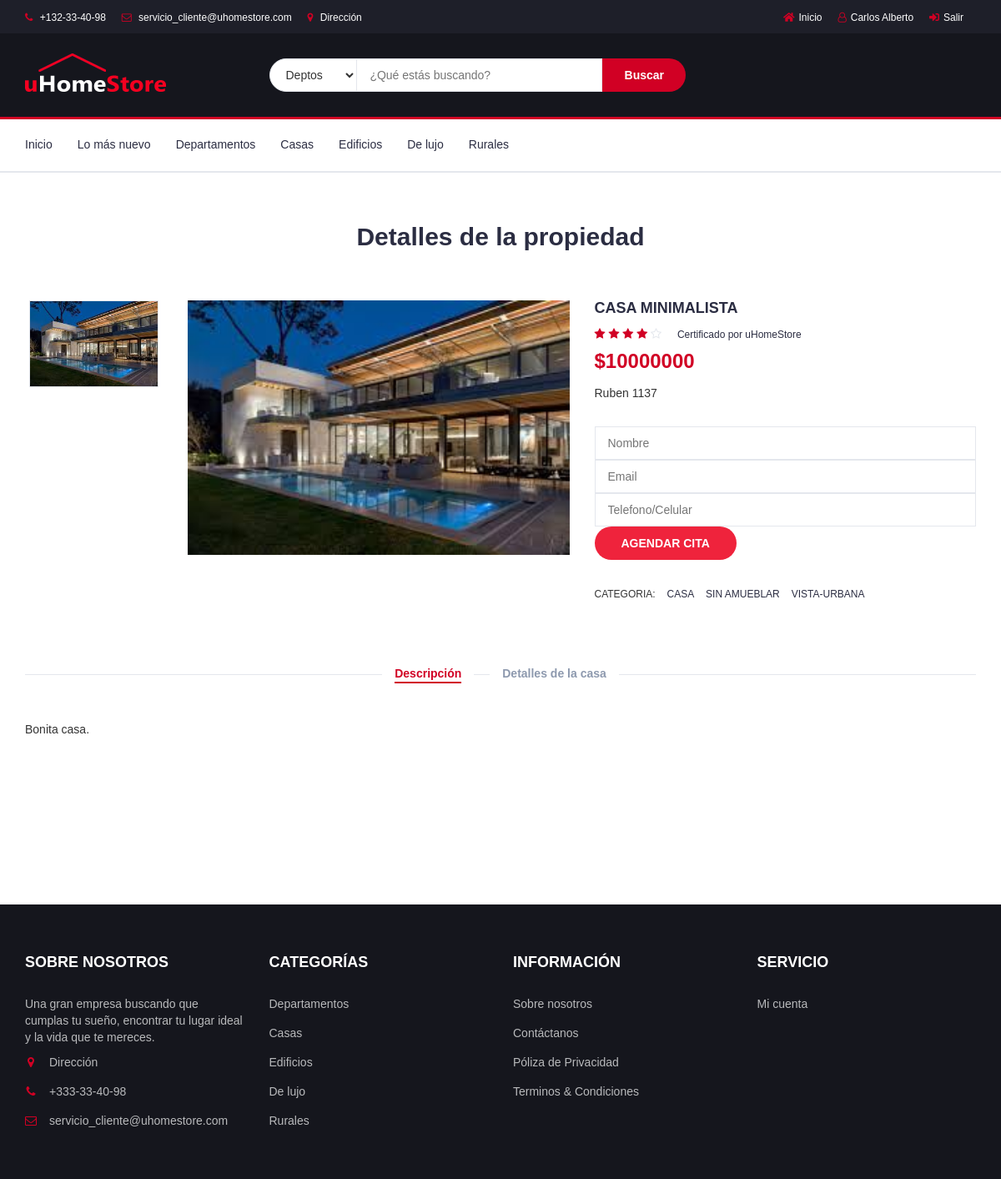
/verMas2.php?var1=1 (signed in), run on the app's committed database.
### tables this page shows
CREATE TABLE IF NOT EXISTS `inmobilaria` (
  `idinmobiliaria` int(11) NOT NULL AUTO_INCREMENT,
  `nombreIn` varchar(45) NOT NULL,
  `descripcionIn` varchar(200) NOT NULL,
  `precioIn` varchar(45) NOT NULL,
  `direccionIn` varchar(45) NOT NULL,
  `etiqueta1` varchar(45) NOT NULL,
  `etiqueta2` varchar(45) NOT NULL,
  `etiqueta3` varchar(45) NOT NULL,
  `etiqueta4` varchar(45) NOT NULL,
  `etiqueta5` varchar(45) NOT NULL,
  `imgIn` varchar(45) NOT NULL,
  `destino` varchar(200) NOT NULL,
  `detalles_iddetalles` int(11) NOT NULL,
  `empleados_idempleados` int(11) NOT NULL,
  `clientes_idclientes` int(11) NOT NULL,
  `status` enum('ACEPTADO','DENEGADO','REVISION') NOT NULL,
  `comentarios` varchar(200) DEFAULT NULL,
  PRIMARY KEY (`idinmobiliaria`),
  KEY `detalles_iddetalles` (`detalles_iddetalles`),
  KEY `empleados_idempleados` (`empleados_idempleados`),
  KEY `clientes_idclientes` (`clientes_idclientes`)
);

### verMas2.php (the view, shortened to what this page needs)
<?php
include 'z_serv.php';
if(isset($_SESSION['nombre'])) {
?>
<!DOCTYPE html>
<html lang="en">
	<head>
        <link rel="stylesheet" href="https://use.fontawesome.com/releases/v5.5.0/css/all.css" >
		<link type="text/css" rel="stylesheet" href="css/bootstrap.min.css"/>
		<link rel="stylesheet" href="css/font-awesome.min.css">
		<link type="text/css" rel="stylesheet" href="css/style.css"/>
    </head>
	<body>
		<header>
			<div id="top-header">
				<div class="container">
					<ul class="header-links pull-left">
						<li><a href="#"><i class="fa fa-phone"></i> +132-33-40-98</a></li>
						<li><a href="#"><i class="fa fa-envelope-o"></i> servicio_cliente@uhomestore.com</a></li>
						<li><a href="#"><i class="fa fa-map-marker"></i> Dirección</a></li>
					</ul>
					<ul class="header-links pull-right">
						<li><a href="index2.php"><i class="fas fa-home"></i>Inicio</a></li>
						<li><a href="cuenta.php"><i class="fa fa-user-o"></i><?php echo ''.$_SESSION['nombre']. ''; ?></a></li>
                        <li><a href="z_logout.php"><i class="fas fa-sign-in-alt"></i>Salir</a></li>
					</ul>
				</div>
			</div>
			<div id="header">
				<div class="container">
					<div class="row">
						<div class="col-md-3">
							<div class="header-logo">
								<a href="#" class="logo">
									<img src="./img/logo.png" alt="">
								</a>
							</div>
						</div>
						<div class="col-md-6">
							<div class="header-search">
								<form action="filtro2.php?var1=100" method="post">
									<select class="input-select" name="opcion">
										<option value="Departamento">Deptos</option>
									</select>
									<input name= "buscador" class="input" placeholder="¿Qué estás buscando?" disabled>
									<button class="search-btn">Buscar</button>
								</form>
							</div>
						</div>
						<div class="col-md-3 clearfix">
						</div>
					</div>
				</div>
			</div>
		</header>
		<nav id="navigation">
			<div class="container">
				<div id="responsive-nav">
					<ul class="main-nav nav navbar-nav">
						<li><a href="index2.php">Inicio</a></li>
						<li><a href="filtro2.php?var1=Nuevo&var2=all&var3=all">Lo más nuevo</a></li>
						<li><a href="filtro2.php?var1=Departamento&var2=all&var3=all">Departamentos</a></li>
						<li><a href="filtro2.php?var1=Casa&var2=all&var3=all">Casas</a></li>
						<li><a href="filtro2.php?var1=Edificio&var2=all&var3=all">Edificios</a></li>
						<li><a href="filtro2.php?var1=De lujo&var2=all&var3=all">De lujo</a></li>
						<li><a href="filtro2.php?var1=Rurales&var2=all&var3=all">Rurales</a></li>
					</ul>
				</div>
			</div>
		</nav>
<br><br><br>
		<center>
		<h2>Detalles de la propiedad</h2>
       </center>
        <br>
		<?php
         $id = $_GET['var1'];
	      $all = "SELECT direccionIn, destino, nombreIn, descripcionIn, precioIn, imgIn, etiqueta1, etiqueta3, etiqueta4, banos, estacionamiento, cuarto_servicio, terrenom2, orientacion, niveles, conservacion, edadpropiedad, mantenimiento FROM inmobilaria inner join detalles on inmobilaria.detalles_iddetalles = detalles.iddetalles where idinmobiliaria = '$id'";
	     $eje = mysqli_query($conect, $all);
	     $listaA = mysqli_fetch_array($eje);
		 ?>
    <div class="section">
			<div class="container">
				<div class="row">
					<div class="col-md-5 col-md-push-2">
						<div id="product-main-img">
							<div class="product-preview">
								<?php  echo '<img src="'.$listaA['destino'].'" >'; ?>
							</div>
						</div>
					</div>
					<div class="col-md-2  col-md-pull-5">
						<div id="product-imgs">
							<div class="product-preview">
							<?php  echo '<img src="'.$listaA['destino'].'" >'; ?>
							</div>
						</div>
					</div>
					<div class="col-md-5">
						<div class="product-details">
							<h2 class="product-name"><?php echo $listaA['nombreIn']."";?></h2>
							<div>
								<div class="product-rating">
									<i class="fa fa-star"></i>
									<i class="fa fa-star"></i>
									<i class="fa fa-star"></i>
									<i class="fa fa-star"></i>
									<i class="fa fa-star-o"></i>
								</div>
								<a class="review-link" href="#">Certificado por uHomeStore</a>
							</div>
							<div>
								<h3 class="product-price"><?php echo $listaA['precioIn']."";?></h3>
							</div>
							<p><?php echo $listaA['direccionIn']."";?></p>
							<div class="add-to-cart">
												<div id="review-form">
													<form action="verMas2.php" method="post">
													<input class="input" type="text" name="nombre" placeholder="Nombre">
													<input class="input" type="email" name="correo" placeholder="Email">
													<input class="input" type="text" name="telefono" placeholder="Telefono/Celular">
													<button name="cita" class="add-to-cart-btn"><i class="fa fa-phone"></i> AGENDAR CITA</button>
												</div>
							</div>
							<ul class="product-links">
								<li>Categoria:</li>
								<li><a href="#"><?php echo $listaA['etiqueta1']."";?></a></li>
								<li><a href="#"><?php echo $listaA['etiqueta3']."";?></a></li>
								<li><a href="#"><?php echo $listaA['etiqueta4']."";?></a></li>
							</ul>
						</div>
					</div>
					<div class="col-md-12">
						<div id="product-tab">
							<ul class="tab-nav">
								<li class="active"><a data-toggle="tab" href="#tab1">Descripción</a></li>
								<li><a data-toggle="tab" href="#tab2">Detalles de la casa</a></li>
							</ul>
							<div class="tab-content">
								<div id="tab1" class="tab-pane fade in active">
									<div class="row">
										<div class="col-md-12">
											<p><?php echo $listaA['descripcionIn']."";?></p>
										</div>
									</div>
								</div>
							</div>
						</div>
					</div>
				</div>
			</div>
		</div>
		<br><br><br><br><br><br><br><br>
		<footer id="footer">
			<div class="section">
				<div class="container">
					<div class="row">
						<div class="col-md-3 col-xs-6">
							<div class="footer">
								<h3 class="footer-title">Sobre nosotros </h3>
								<p>Una gran empresa buscando que cumplas tu sueño, encontrar tu lugar ideal y la vida que te mereces. </p>
								<ul class="footer-links">
									<li><a href="#"><i class="fa fa-map-marker"></i>Dirección</a></li>
									<li><a href="#"><i class="fa fa-phone"></i>+333-33-40-98</a></li>
									<li><a href="#"><i class="fa fa-envelope-o"></i>servicio_cliente@uhomestore.com</a></li>
								</ul>
							</div>
						</div>
						<div class="col-md-3 col-xs-6">
							<div class="footer">
								<h3 class="footer-title">Categorías</h3>
								<ul class="footer-links">
									<li><a href="filtro2.php?var1=Departamento&var2=all&var3=all">Departamentos</a></li>
						<li><a href="filtro2.php?var1=Casa&var2=all&var3=all">Casas</a></li>
						<li><a href="filtro2.php?var1=Edificio&var2=all&var3=all">Edificios</a></li>
						<li><a href="filtro2.php?var1=De lujo&var2=all&var3=all">De lujo</a></li>
						<li><a href="filtro2.php?var1=Rurales&var2=all&var3=all">Rurales</a></li>
								</ul>
							</div>
						</div>
						<div class="col-md-3 col-xs-6">
							<div class="footer">
								<h3 class="footer-title">Información</h3>
								<ul class="footer-links">
									<li><a href="#openModal5">Sobre nosotros</a></li>
									<li><a href="#openModal3">Contáctanos</a></li>
									<li><a href="#">Póliza de Privacidad</a></li>
									<li><a href="#">Terminos & Condiciones</a></li>
								</ul>
							</div>
						</div>
						<div class="col-md-3 col-xs-6">
							<div class="footer">
								<h3 class="footer-title">Servicio</h3>
								<ul class="footer-links">
									<li><a href="cuenta.php">Mi cuenta</a></li>
								</ul>
							</div>
						</div>
					</div>
				</div>
			</div>
		</footer>
	</body>
</html>
<?php
}else{
	echo '<script> window.location="registroUsuario.php"; </script>';
}
?>

### css/style.css (style rules this page uses)
body { font-family: 'Montserrat', sans-serif; font-weight: 400; color: #333; }
h1, h2, h3, h4, h5, h6 { color: #2B2D42; font-weight: 700; margin: 0 0 10px; }
a { color: #2B2D42; font-weight: 500; -webkit-transition: 0.2s color; transition: 0.2s color; }
ul, ol { margin: 0; padding: 0; list-style: none }
.section { padding-top: 30px; padding-bottom: 30px; }
.input { height: 40px; padding: 0px 15px; border: 1px solid #E4E7ED; background-color: #FFF; width: 100%; }
.input-select { padding: 0px 15px; background: #FFF; border: 1px solid #E4E7ED; height: 40px; }
#top-header { padding-top: 10px; padding-bottom: 10px; background-color: #1E1F29; }
.header-links li { display: inline-block; margin-right: 15px; font-size: 12px; }
.header-links li:last-child { margin-right: 0px; }
.header-links li a { color: #FFF; }
.header-links li i { color: #D10024; margin-right: 5px; }
#header { padding-top: 15px; padding-bottom: 15px; background-color: #15161D; }
.header-logo { float: left; }
.header-logo .logo img { display: block; }
.header-search { padding: 15px 0px; }
.header-search form { position: relative; }
.header-search form .input-select { margin-right: -4px; border-radius: 40px 0px 0px 40px; }
.header-search form .input { width: calc(100% - 260px); margin-right: -4px; }
.header-search form .search-btn { height: 40px; width: 100px; background: #D10024; color: #FFF; font-weight: 700; border: none; border-radius: 0px 40px 40px 0px; }
#navigation { background: #FFF; border-bottom: 2px solid #E4E7ED; border-top: 3px solid #D10024; }
.main-nav>li+li { margin-left: 30px }
.main-nav>li>a { padding: 20px 0px; }
.main-nav>li>a:after { content: ""; display: block; width: 0%; height: 2px; background-color: #D10024; -webkit-transition: 0.2s all; transition: 0.2s all; }
#product-imgs .product-preview { margin: 0px 5px; border: 1px solid #E4E7ED; }
.product-preview img { width: 100%; }
.product-details .product-name { text-transform: uppercase; font-size: 18px; }
.product-details .product-rating { display: inline-block; margin-right: 15px; }
.product-details .product-rating>i { color: #E4E7ED; }
.product-details .product-rating>i.fa-star { color: #D10024; }
.product-details .review-link { font-size: 12px; }
.product-details .product-price { display: inline-block; font-size: 24px; margin-top: 10px; margin-bottom: 15px; color: #D10024; }
.product-details .add-to-cart { margin-bottom: 30px; }
.product-details .add-to-cart .add-to-cart-btn { position: relative; border: 2px solid transparent; height: 40px; padding: 0 30px; background-color: #ef233c; color: #FFF; text-transform: uppercase; font-weight: 700; border-radius: 40px; -webkit-transition: 0.2s all; transition: 0.2s all; }
.product-details .product-links { margin-top: 15px; }
.product-details .product-links li { display: inline-block; text-transform: uppercase; font-size: 12px; }
.product-details .product-links li+li { margin-left: 10px; }
#product-tab { margin-top: 60px; }
#product-tab .tab-nav { position: relative; text-align: center; padding: 15px 0px; margin-bottom: 30px; }
#product-tab .tab-nav:after { content: ""; position: absolute; left: 0; right: 0; top: 50%; height: 1px; background-color: #E4E7ED; z-index: -1; }
#product-tab .tab-nav li { display: inline-block; background: #FFF; padding: 0px 15px; }
#product-tab .tab-nav li+li { margin-left: 15px; }
#product-tab .tab-nav li a { display: block; font-weight: 700; color: #8D99AE; }
#product-tab .tab-nav li.active a { color: #D10024; }
#product-tab .tab-nav li a:after { content: ""; display: block; width: 0%; height: 2px; background-color: #D10024; -webkit-transition: 0.2s all; transition: 0.2s all; }
#product-tab .tab-nav li a:hover:after, #product-tab .tab-nav li a:focus:after, #product-tab .tab-nav li.active a:after { width: 100%; }
#footer { background: #15161D; color: #B9BABC; }
.footer { margin: 30px 0px; }
.footer .footer-title { color: #FFF; text-transform: uppercase; font-size: 18px; margin: 0px 0px 30px; }
.footer-links li+li { margin-top: 15px; }
.footer-links li a { color: #B9BABC; }
.footer-links li i { margin-right: 15px; color: #D10024; width: 14px; text-align: center; }

### data on the page
inmobilaria: destino (picture), nombreIn "CASA MINIMALISTA", precioIn "$10000000", direccionIn "Ruben 1137", etiqueta1 "CASA", etiqueta3 "SIN AMUEBLAR", etiqueta4 "VISTA-URBANA", descripcionIn "Bonita casa."

### other printed values
$_SESSION['nombre'] "Carlos Alberto"
